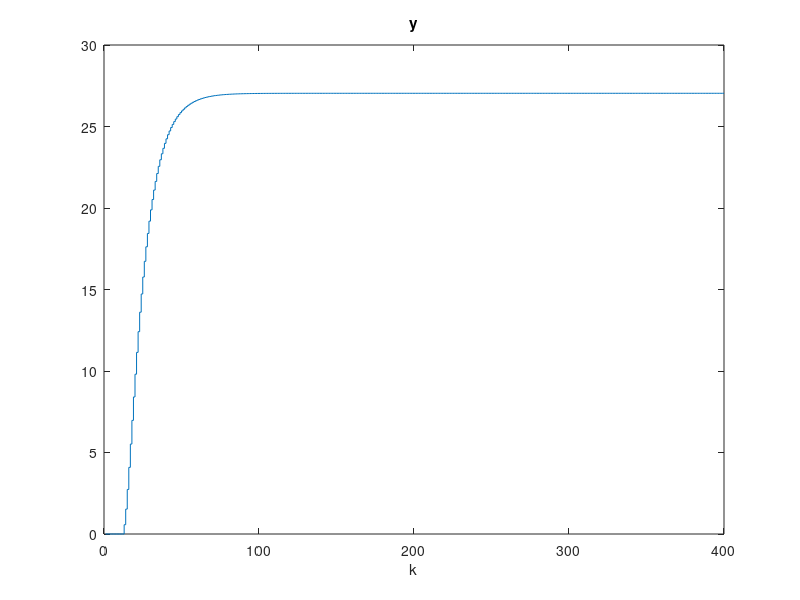
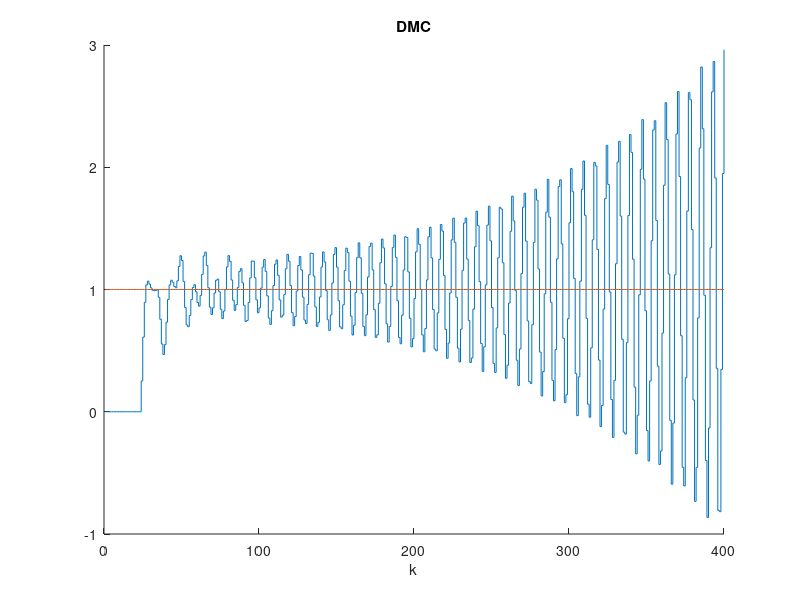

Reproduce these figures in MATLAB, in order.
%##########Odpowiedź skokowa obiektu###############

kk=400; %koniec symulacji 

x=1:kk
y=zeros(kk,1);
u=zeros(kk,1);

%warunki pocztkowe 
u(1:12)=0; 
y(1:12)=0; 
u(1:12)=1; 
u(13:kk)=1;  

for k=13:kk; %główna petla symulacyjna 
%symulacja obiektu 
     y(k)=1.677*y(k-1)-0.6981*y(k-2)+0.524*u(k-11)+0.04649*u(k-12); 
end; 

%wyniki symulacji
figure;
stairs(x,y); 
title("y");
xlabel("k");
hold off



% Wektor z rzędnymi odpowiedzi skokowych obiektu

s = y;

% Horyzonty
D=134
%D= %horyzont dynamiki równy 134 jest ok
%N=134; %dla 40 jest ok
%Nu=134; %dla 15 jest ok
N=D
Nu=D
% Współczynnik kary za przyrosty sterowania

lambda=1; %dla 1000 jest ok

% Generacja macierzy

M=zeros(N,Nu);
for i=1:N
   for j=1:Nu
      if (i>=j)
         M(i,j)=s(i-j+1);
      end;
   end;
end;

MP=zeros(N,D-1);
for i=1:N
   for j=1:D-1
      if i+j<=D
         MP(i,j)=s(i+j)-s(j);
      else
         MP(i,j)=s(D)-s(j);
      end;      
   end;
end;

% Obliczanie parametrów regulatora

I=eye(Nu);
K=((M'*M+lambda*I)^-1)*M';

y_zad = ones(kk,1);
y_model = zeros(kk,1);
d_u=zeros(N,1);
d_u_stare = zeros(D,1);
u = zeros(Nu,1);

for k=13:kk; %główna petla symulacyjna 
   
   y_model(k)=1.677*y_model(k-1)-0.6981*y_model(k-2)+0.524*u(k-11)+0.04649*u(k-12); %odpowiedź modelu na sterowanie 
  
   d_u = K*(y_zad(1)*ones(N,1)- y_model(k)*ones(N,1) -MP*d_u_stare(1:D-1)); %zmiana sterowania
   
   d_u_stare(2:end)=d_u_stare(1:end-1);%przesuniecie
   d_u_stare(1) = d_u(1);
   
   u(k)=u(k-1)+d_u(1); %sterowanie
   
end

%wyniki symulacji
figure
hold on
stairs(y_model);
stairs(y_zad) 
title("DMC");
xlabel("k");
hold off

